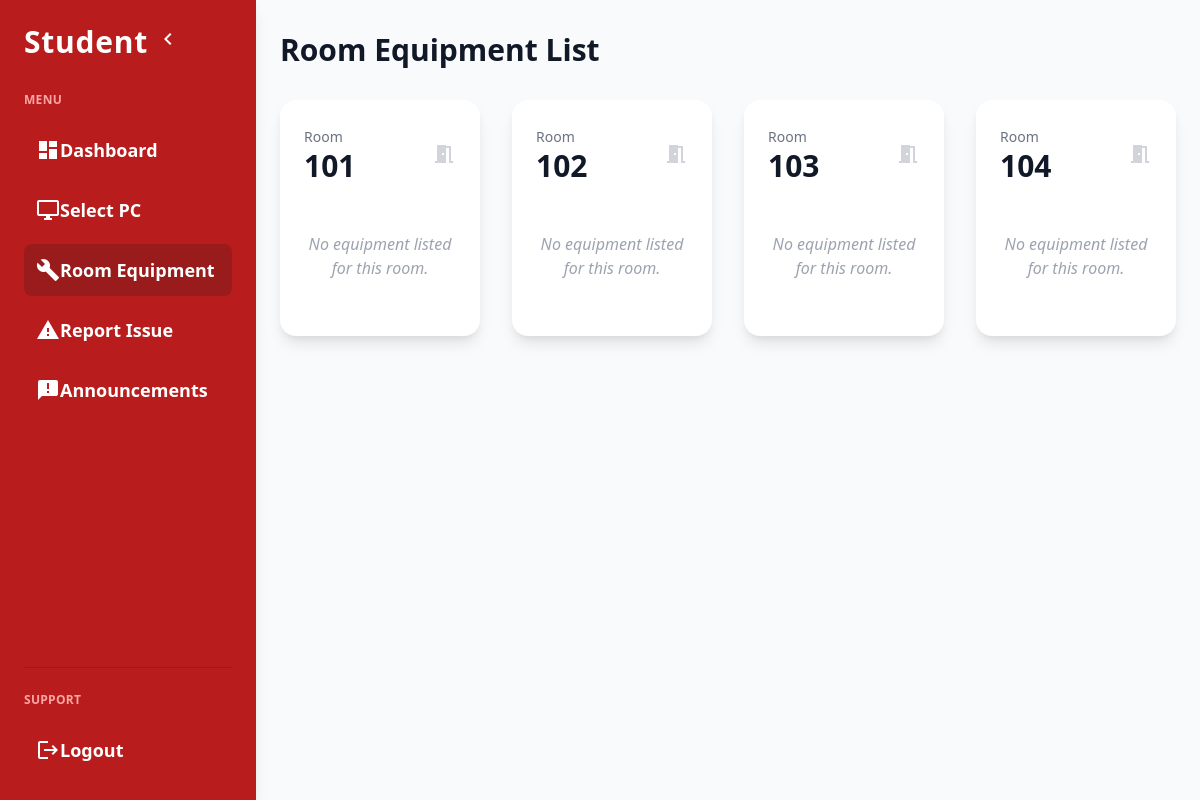
The app's page /student/equipment_list.php (signed in) with its own data.
### tables this page shows
CREATE TABLE `rooms` (
  `room_id` int(11) NOT NULL,
  `room_number` varchar(10) DEFAULT NULL
);

### student/equipment_list.php (the view, shortened to what this page needs)
<?php
require '../db/db.php';
$rooms = $conn->query("SELECT * FROM rooms ORDER BY room_number ASC");
$equipment_by_room = [];
?>
<!DOCTYPE html>
<html lang="en">
<head>
    <link href="https://cdn.jsdelivr.net/npm/tailwindcss@2.2.19/dist/tailwind.min.css" rel="stylesheet">
</head>
<body class="bg-gray-50 text-gray-900">
    <div class="flex h-screen overflow-hidden">
        <nav id="sidebar" class="sidebar w-64 bg-red-700 text-white p-6 flex flex-col overflow-y-auto shadow-lg">
            <div class="flex items-center mb-8">
                <h1 class="text-3xl font-extrabold tracking-wide">Student</h1>
                <button id="toggleSidebar" class="ml-2 text-white focus:outline-none">
                    <span class="material-icons">chevron_left</span>
                </button>
            </div>
            <p class="text-xs font-semibold uppercase mb-4 tracking-wide text-red-300">Menu</p>
            <ul class="flex-grow space-y-2">
                <li><a href="dashboard.php" class="flex items-center p-3 rounded-lg hover:bg-red-600 transition-colors duration-200"><span class="material-icons">dashboard</span><span class="font-semibold text-lg">Dashboard</span></a></li>
                <li><a href="select_pc.php" class="flex items-center p-3 rounded-lg hover:bg-red-600 transition-colors duration-200"><span class="material-icons">desktop_windows</span><span class="font-semibold text-lg">Select PC</span></a></li>
                <li><a href="equipment_list.php" class="flex items-center p-3 rounded-lg bg-red-800 hover:bg-red-600 transition-colors duration-200"><span class="material-icons">build</span><span class="font-semibold text-lg">Room Equipment</span></a></li>
                <li><a href="report_issue.php" class="flex items-center p-3 rounded-lg hover:bg-red-600 transition-colors duration-200"><span class="material-icons">report_problem</span><span class="font-semibold text-lg">Report Issue</span></a></li>
                <li><a href="announcements.php" class="flex items-center p-3 rounded-lg hover:bg-red-600 transition-colors duration-200"><span class="material-icons">announcement</span><span class="font-semibold text-lg">Announcements</span></a></li>
            </ul>
            <div class="mt-auto pt-6 border-t border-red-800">
                <p class="text-xs font-semibold uppercase mb-4 tracking-wide text-red-300">Support</p>
                <ul>
                    <li><a href="../login.php" class="flex items-center p-3 rounded-lg hover:bg-red-600 transition-colors duration-200"><span class="material-icons">logout</span><span class="font-semibold text-lg">Logout</span></a></li>
                </ul>
            </div>
        </nav>
        <main class="flex-1 overflow-y-auto">
            <div class="container mx-auto px-6 py-8">
                <h2 class="text-3xl font-bold text-gray-900 mb-8">Room Equipment List</h2>
                <div class="grid grid-cols-1 sm:grid-cols-2 md:grid-cols-3 lg:grid-cols-4 gap-8">
                <?php while ($room = $rooms->fetch_assoc()): ?>
                    <div class="bg-white rounded-2xl shadow-lg p-6 flex flex-col">
                        <div class="flex items-center justify-between mb-4">
                            <div>
                                <span class="text-sm text-gray-500">Room</span>
                                <h3 class="text-3xl font-extrabold text-gray-900"><?= htmlspecialchars($room['room_number']) ?></h3>
                            </div>
                            <span class="material-icons text-gray-300 text-5xl">meeting_room</span>
                        </div>
                        <div class="flex-1">
                        <?php if (!empty($equipment_by_room[$room['room_number']])): ?>
                            <ul class="space-y-3">
                                <?php foreach ($equipment_by_room[$room['room_number']] as $eq): ?>
                                    <li class="bg-gray-50 rounded-lg p-3">
                                        <div class="font-semibold text-gray-900 flex items-center">
                                            <span class="material-icons text-red-600 mr-2">build</span>
                                            <?= htmlspecialchars($eq['name']) ?>
                                        </div>
                                        <div class="text-sm text-gray-600 mt-1 ml-7"> <?= htmlspecialchars($eq['description']) ?> </div>
                                    </li>
                                <?php endforeach; ?>
                            </ul>
                        <?php else: ?>
                            <div class="text-gray-400 italic text-center py-8">No equipment listed for this room.</div>
                        <?php endif; ?>
                        </div>
                    </div>
                <?php endwhile; ?>
                </div>
            </div>
        </main>
    </div>
</body>
</html>

### records on screen
rooms: room_number "101", shows "No equipment listed for this room."
rooms: room_number "102", shows "No equipment listed for this room."
rooms: room_number "103", shows "No equipment listed for this room."
rooms: room_number "104", shows "No equipment listed for this room."
